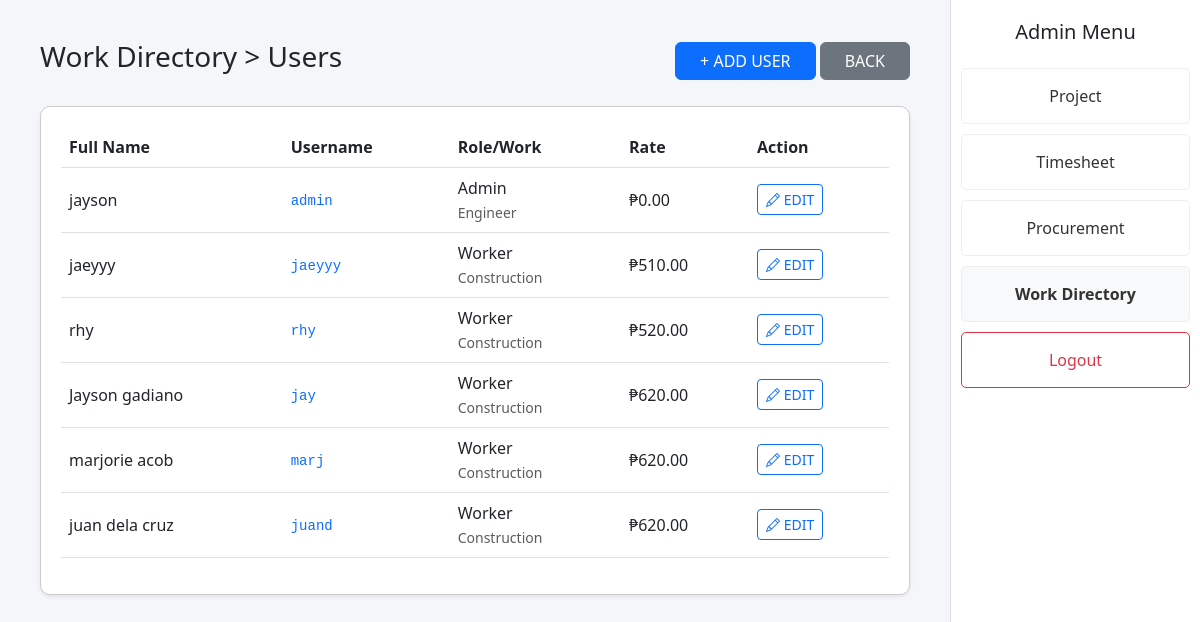
Page /admin/work_directory.php?view=users (signed in) on the committed database.
### tables this page shows
CREATE TABLE `work_directory` (
  `id` int(11) NOT NULL,
  `full_name` varchar(150) NOT NULL,
  `role_designation` enum('Admin','Site Manager','Worker') NOT NULL,
  `work_type` varchar(100) DEFAULT NULL,
  `daily_rate` decimal(10,2) DEFAULT NULL,
  `email` varchar(100) DEFAULT NULL,
  `phone_no` varchar(20) DEFAULT NULL,
  `e_signature` text DEFAULT NULL,
  `created_at` timestamp NOT NULL DEFAULT current_timestamp(),
  `username` varchar(50) NOT NULL,
  `password` varchar(255) NOT NULL
);

### Admin/work_directory.php (the view, shortened to what this page needs)
<?php
include '../includes/db.php';
$view = isset($_GET['view']) ? $_GET['view'] : 'selection';
?>
<!DOCTYPE html>
<html>
<head>
    <link href="https://cdn.jsdelivr.net/npm/bootstrap@5.3.0/dist/css/bootstrap.min.css" rel="stylesheet">
    <link rel="stylesheet" href="https://cdn.jsdelivr.net/npm/bootstrap-icons@1.10.0/font/bootstrap-icons.css">
</head>
<body>
<div class="sidebar">
    <h5 class="text-center mb-4">Admin Menu</h5>
    <a href="../admin/admin_dashboard.php">Project</a>
    <a href="../admin/timesheet.php">Timesheet</a>
    <a href="../admin/procurement.php">Procurement</a>
    <a href="../admin/work_directory.php" class="bg-light fw-bold">Work Directory</a>
    <a href="../auth/logout.php" class="text-danger border-danger">Logout</a>
</div>
<div class="main-content">
    <div class="d-flex justify-content-between align-items-center mb-4">
        <h3>Work Directory <?php echo ($view != 'selection') ? " > " . ucfirst(str_replace('_', ' ', $view)) : ""; ?></h3>
        <div>
            <?php if($view == 'users'): ?>
                <button class="btn btn-primary px-4" data-bs-toggle="modal" data-bs-target="#userModal">+ ADD USER</button>
            <?php endif; ?>
            <?php if($view != 'selection'): ?>
                <a href="../admin/work_directory.php" class="btn btn-secondary px-4 ml-2">BACK</a>
            <?php endif; ?>
        </div>
    </div>
    <?php if($view == 'selection'): ?>
        <div class="row g-4 text-center">
            <div class="col-md-3">
                <a href="../admin/work_directory.php?view=users" class="folder-box shadow-sm">
                    <i class="bi bi-person-badge"></i><h5 class="mt-2">User Management</h5>
                </a>
            </div>
            <div class="col-md-3">
                <a href="../admin/work_directory.php?view=attendance_logs" class="folder-box shadow-sm">
                    <i class="bi bi-calendar-check" style="color: #6c757d;"></i><h5 class="mt-2">Attendance Logs</h5>
                </a>
            </div>
            <div class="col-md-3">
                <a href="../admin/work_directory.php?view=payroll" class="folder-box shadow-sm">
                    <i class="bi bi-cash-stack"></i><h5 class="mt-2">Payroll Handling</h5>
                </a>
            </div>
            <div class="col-md-3">
                <a href="../admin/work_directory.php?view=feedback" class="folder-box shadow-sm">
                    <i class="bi bi-chat-left-dots" style="color: #0d6efd;"></i><h5 class="mt-2">User Feedback</h5>
                </a>
            </div>
        </div>
	<?php elseif($view == 'users'): ?>
        <div class="directory-card shadow-sm">
            <table class="table table-hover align-middle">
                <thead>
                    <tr><th>Full Name</th><th>Username</th><th>Role/Work</th><th>Rate</th><th>Action</th></tr>
                </thead>
                <tbody>
                    <?php
                    $result = $conn->query("SELECT * FROM work_directory");
                    while($row = $result->fetch_assoc()): ?>
                        <tr>
                            <td><?php echo $row['full_name']; ?></td>
                            <td><code class="text-primary"><?php echo $row['username']; ?></code></td>
                            <td><?php echo $row['role_designation']; ?><br><small class="text-muted"><?php echo $row['work_type']; ?></small></td>
                            <td>₱<?php echo number_format($row['daily_rate'], 2); ?></td>
                            <td>
                                <button class="btn btn-sm btn-outline-primary edit-btn"
                                    data-id="<?php echo $row['id']; ?>"
                                    data-name="<?php echo $row['full_name']; ?>"
                                    data-role="<?php echo $row['role_designation']; ?>"
                                    data-work="<?php echo $row['work_type']; ?>"
                                    data-rate="<?php echo $row['daily_rate']; ?>"
                                    data-email="<?php echo $row['email']; ?>"
                                    data-phone="<?php echo $row['phone_no']; ?>"
                                    data-username="<?php echo $row['username']; ?>">
                                    <i class="bi bi-pencil"></i> EDIT
                                </button>
                            </td>
                        </tr>
                    <?php endwhile; ?>
                </tbody>
            </table>
        </div>
		<?php endif; ?>
	</div>
</body>
</html>

### Admin/work_directory.php (style rules this page uses)
body { background-color: #f4f6f9; }
.sidebar { height: 100vh; width: 250px; position: fixed; right: 0; top: 0; background: white; border-left: 1px solid #ddd; padding-top: 20px; }
.sidebar a { padding: 15px 25px; text-decoration: none; color: #333; display: block; border: 1px solid #eee; margin: 10px; text-align: center; border-radius: 5px; }
.main-content { margin-right: 250px; padding: 40px; }
.directory-card { background: white; border-radius: 10px; padding: 20px; border: 1px solid #ccc; }

### rows in the picture
work_directory: full_name "jayson", username "admin", role_designation "Admin", work_type "Engineer", daily_rate "0.00"
work_directory: full_name "jaeyyy", username "jaeyyy", role_designation "Worker", work_type "Construction", daily_rate "510.00"
work_directory: full_name "rhy", username "rhy", role_designation "Worker", work_type "Construction", daily_rate "520.00"
work_directory: full_name "Jayson gadiano", username "jay", role_designation "Worker", work_type "Construction", daily_rate "620.00"
work_directory: full_name "marjorie acob", username "marj", role_designation "Worker", work_type "Construction", daily_rate "620.00"
work_directory: full_name "juan dela cruz", username "juand", role_designation "Worker", work_type "Construction", daily_rate "620.00"

### other values in the picture
str_replace('_', ' ', $view) "Users"
